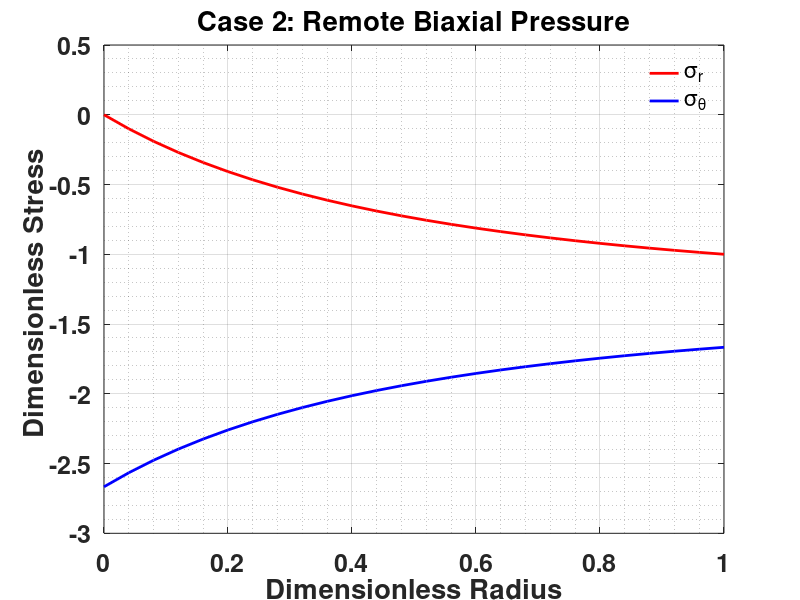

Write the MATLAB code that produced this figure.
%% Compute the stress in a thick-walled cylinder under pressure

clear all, close all, clc

r2= 0.05; %m
r1= 0.025; %m
p1= 0;%5e6; % MPa
p2= -5e6; %MPa

r=r1:0.001:r2;

sigma_r = (r1^2*r2^2*(p2-p1)/(r2^2-r1^2) *(1./r.^2)) + ((r1^2*p1-r2^2*p2)/(r2^2-r1^2));

sigma_t = -r1^2*r2^2*(p2-p1)/(r2^2-r1^2) *(1./r.^2) + + (r1^2*p1-r2^2*p2)/(r2^2-r1^2);
figure(1)
plot((r-r1)/(r2-r1),sigma_r/p2,'-r','LineWidth',2.0)
hold on
plot((r-r1)/(r2-r1),sigma_t/p2,'-b','LineWidth',2.0)

grid on
grid minor
%title('Case 1: Internal Pressure')
title('Case 2: Remote Biaxial Pressure')
legend('\sigma_r','\sigma_\theta')
legend boxoff
xlabel('Dimensionless Radius')
ylabel('Dimensionless Stress ')
set(gca,'FontSize',18,'FontWeight', 'bold')
print('-f1','ThickWalledCylStresses','-dpng')

